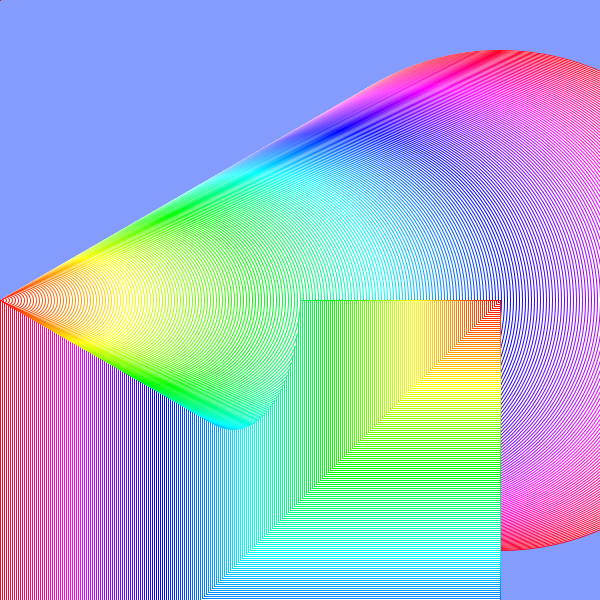
Frame 1 (no input)
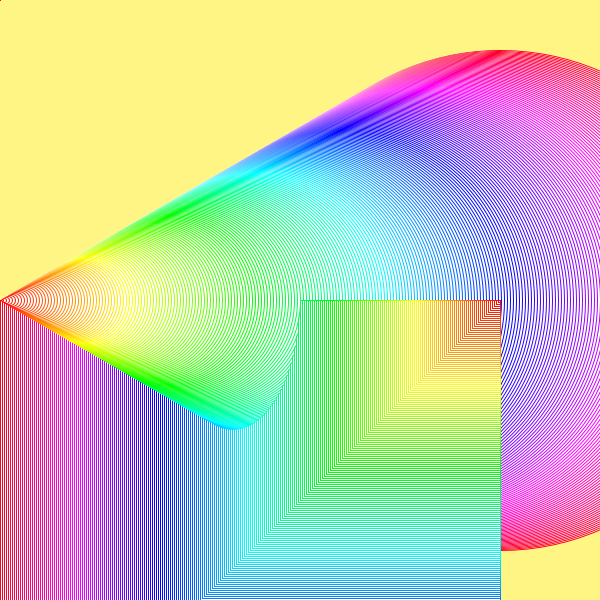
Frame 60 (the mouse pressed at the canvas centre just before this capture)
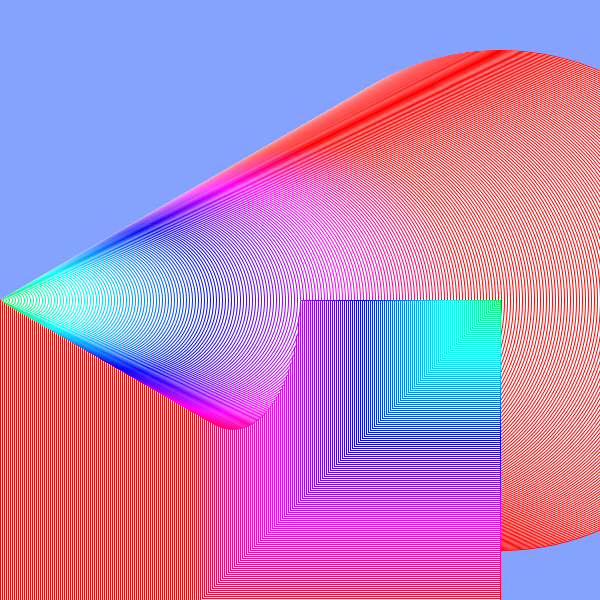
Frame 120 (the mouse held since frame 60 and released just before this capture)

The Processing sketch that drew these frames (run headless with seeded random() and noise(); from frame 60 on, the mouse is pressed at the canvas centre):

// Processing sketch: processing_185656
// ── processing_185656.pde

void setup () {
  size(600, 600);
  colorMode(HSB);
}
void draw() {
  float aleatorio = random(0, 250);
  background ((aleatorio), 122, 255);
  for (int i = 500;i>0;i=i-2) {


    stroke((i/2)+(pmouseX/3), 255, 255);
    ellipse(i, 300, i, i);
    rect(500-i, 300, i, i);
    
 
    line(mouseX, mouseY, pmouseX, pmouseY);
  }
}
